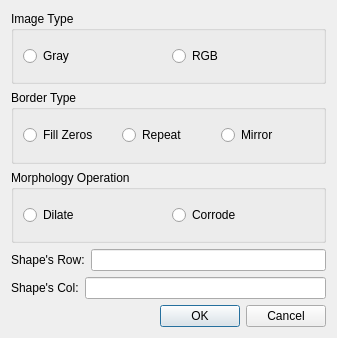
<?xml version="1.0" encoding="UTF-8"?>
<ui version="4.0">
 <class>DialogMorphology</class>
 <widget class="QDialog" name="DialogMorphology">
  <property name="geometry">
   <rect>
    <x>0</x>
    <y>0</y>
    <width>337</width>
    <height>338</height>
   </rect>
  </property>
  <property name="windowTitle">
   <string>Dialog</string>
  </property>
  <layout class="QVBoxLayout" name="verticalLayout">
   <item>
    <widget class="QGroupBox" name="groupBox_imageType">
     <property name="title">
      <string>Image Type</string>
     </property>
     <layout class="QHBoxLayout" name="horizontalLayout_5">
      <item>
       <widget class="QRadioButton" name="radioButton_gray">
        <property name="text">
         <string>Gray</string>
        </property>
       </widget>
      </item>
      <item>
       <widget class="QRadioButton" name="radioButton_rgb">
        <property name="text">
         <string>RGB</string>
        </property>
       </widget>
      </item>
     </layout>
    </widget>
   </item>
   <item>
    <widget class="QGroupBox" name="groupBox_borderType">
     <property name="title">
      <string>Border Type</string>
     </property>
     <layout class="QHBoxLayout" name="horizontalLayout_4">
      <item>
       <widget class="QRadioButton" name="radioButton_fillZeros">
        <property name="text">
         <string>Fill Zeros</string>
        </property>
       </widget>
      </item>
      <item>
       <widget class="QRadioButton" name="radioButton_repeat">
        <property name="text">
         <string>Repeat</string>
        </property>
       </widget>
      </item>
      <item>
       <widget class="QRadioButton" name="radioButton_mirror">
        <property name="text">
         <string>Mirror</string>
        </property>
       </widget>
      </item>
     </layout>
    </widget>
   </item>
   <item>
    <widget class="QGroupBox" name="groupBox_morpologyOperation">
     <property name="title">
      <string>Morphology Operation</string>
     </property>
     <layout class="QHBoxLayout" name="horizontalLayout">
      <item>
       <widget class="QRadioButton" name="radioButton_dilate">
        <property name="text">
         <string>Dilate</string>
        </property>
       </widget>
      </item>
      <item>
       <widget class="QRadioButton" name="radioButton_corrode">
        <property name="text">
         <string>Corrode</string>
        </property>
       </widget>
      </item>
     </layout>
    </widget>
   </item>
   <item>
    <layout class="QHBoxLayout" name="horizontalLayout_2">
     <item>
      <widget class="QLabel" name="label_row">
       <property name="text">
        <string>Shape's Row:</string>
       </property>
      </widget>
     </item>
     <item>
      <widget class="QLineEdit" name="lineEdit_row"/>
     </item>
    </layout>
   </item>
   <item>
    <layout class="QHBoxLayout" name="horizontalLayout_3">
     <item>
      <widget class="QLabel" name="label_col">
       <property name="text">
        <string>Shape's Col:</string>
       </property>
      </widget>
     </item>
     <item>
      <widget class="QLineEdit" name="lineEdit_col"/>
     </item>
    </layout>
   </item>
   <item>
    <widget class="QDialogButtonBox" name="buttonBox">
     <property name="orientation">
      <enum>Qt::Horizontal</enum>
     </property>
     <property name="standardButtons">
      <set>QDialogButtonBox::Cancel|QDialogButtonBox::Ok</set>
     </property>
    </widget>
   </item>
  </layout>
 </widget>
 <resources/>
 <connections>
  <connection>
   <sender>buttonBox</sender>
   <signal>accepted()</signal>
   <receiver>DialogMorphology</receiver>
   <slot>accept()</slot>
   <hints>
    <hint type="sourcelabel">
     <x>248</x>
     <y>254</y>
    </hint>
    <hint type="destinationlabel">
     <x>157</x>
     <y>274</y>
    </hint>
   </hints>
  </connection>
  <connection>
   <sender>buttonBox</sender>
   <signal>rejected()</signal>
   <receiver>DialogMorphology</receiver>
   <slot>reject()</slot>
   <hints>
    <hint type="sourcelabel">
     <x>316</x>
     <y>260</y>
    </hint>
    <hint type="destinationlabel">
     <x>286</x>
     <y>274</y>
    </hint>
   </hints>
  </connection>
 </connections>
</ui>
